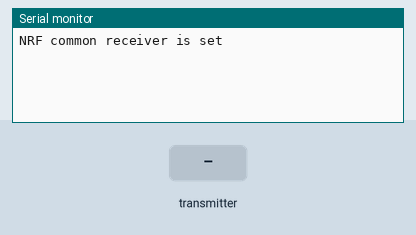
The sketch below on a simulated Arduino Uno, built with avr-gcc and run on an emulated ATmega328P. Parts: the last lines printed to the serial monitor. The test bench sets the inputs (shaded band). No radio packets arrive unless stated.

Above: at 1.2 s.
1.3 s: the transmitter starts sending nodeID = 0
At 1.37 s:
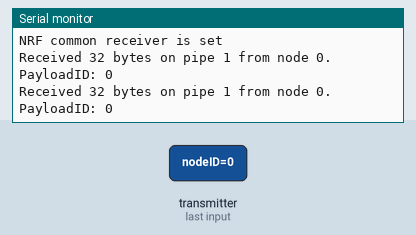
3.2 s: the transmitter starts sending payloadID = 1
At 3.31 s:
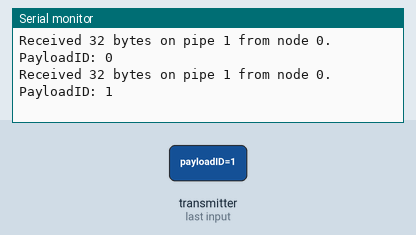

Measured:
- after the input at 1.3 s, the serial monitor: prints a new line at once (image 1)
- after the input at 3.2 s, the serial monitor: prints a new line after 0.10 s (image 2)

The sketch:

common_receiver.ino
```cpp
//Receiver coding for the nrf24L01 radio transceiver.
//https://www.electroniclinic.com/
// Download Libraries:
//https://www.electroniclinic.com/arduino-libraries-download-and-projects-they-are-used-in-project-codes/
//editted by Gizem


#include <Wire.h>
#include <SPI.h>
#include <nRF24L01.h>
#include <RF24.h>
#define CE_PIN 9
#define CSN_PIN 10

#define TX_AMOUNT 2

struct PayloadStruct
{
  unsigned long nodeID;
  unsigned long payloadID;
};
PayloadStruct payload;

const uint64_t address[6] = {0x7878787878LL,
                       0xB3B4B5B6F1LL,
                       0xB3B4B5B6CDLL,
                       0xB3B4B5B6A3LL,
                       0xB3B4B5B60FLL,
                       0xB3B4B5B605LL
                      };

RF24 radio(CE_PIN, CSN_PIN);

void setup()
{
  Serial.begin(9600);
  while (!Serial) {
    // some boards need to wait to ensure access to serial over USB
  }
  if (!radio.begin()) {
    Serial.println(F("radio hardware is not responding!!"));
    while (1) {} // hold in infinite loop
  }
  Serial.println("NRF common receiver is set");
  radio.setPALevel(RF24_PA_LOW); // RF24_PA_MAX is default.
  radio.setPayloadSize(sizeof(payload));
  for (uint8_t i = 0; i < TX_AMOUNT; ++i)
      radio.openReadingPipe(i, address[i]);

  radio.startListening(); // put radio in RX mode

  // For debugging info
  // printf_begin();             // needed only once for printing details
  // radio.printDetails();       // (smaller) function that prints raw register values
  // radio.printPrettyDetails(); // (larger) function that prints human readable data

}

void loop() {
  uint8_t pipe;
    if (radio.available(&pipe)) {             // is there a payload? get the pipe number that recieved it
      uint8_t bytes = radio.getPayloadSize(); // get the size of the payload
      radio.read(&payload, bytes);            // fetch payload from FIFO
      Serial.print(F("Received "));
      Serial.print(bytes);                    // print the size of the payload
      Serial.print(F(" bytes on pipe "));
      Serial.print(pipe);                     // print the pipe number
      Serial.print(F(" from node "));
      Serial.print(payload.nodeID);           // print the payload's origin
      Serial.print(F(". PayloadID: "));
      Serial.println(payload.payloadID);      // print the payload's number
    }
}
```
